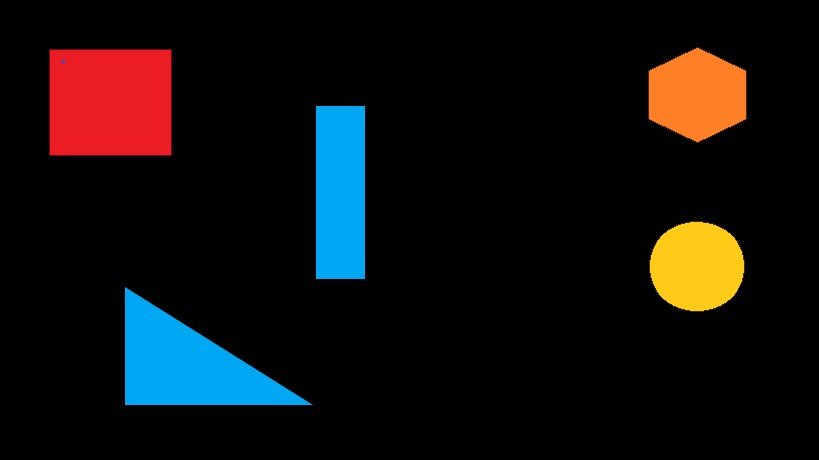
//> input picture shapes.jpg, 819 x 460 px
$ ./ShapeDetection shapes.jpg   (built with g++ and OpenCV 4)
//> lines starting //> are read from the running program, lines starting //| are printed output that depends on the picture; after the words box and inside, x2 and y2 are one past the last pixel; in counts of white or black regions, pixels touching at a corner belong together
//coding ShapeDetection.cpp from scratch
//importing various libraries
#include "opencv2/highgui/highgui.hpp"
#include "opencv2/imgproc/imgproc.hpp"
#include "opencv2/videoio.hpp"
#include <fstream>
#include <iostream>
#include "math.h"
#include "string.h"

//using all the namespaces to avoid writing cv::etc
using namespace cv;
using namespace std;

//writing main function
int main(int argc, char** argv)
{
  Mat src;
  Mat dst;
  Mat threshold;
  int vertices;
  String str;
  double epsilon, x, y, ratio;
  int side1, side2;
  Moments moment;
  src = imread(argv[1], CV_LOAD_IMAGE_COLOR);
//> src is the input picture: 460 rows x 819 cols, CV_8UC3; mean B, G, R 15.1, 15.7, 17.5
  cvtColor(src,dst, COLOR_BGR2GRAY);
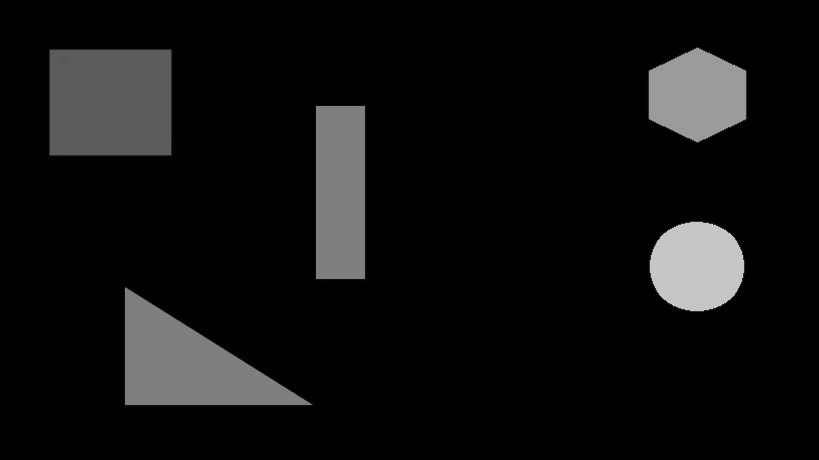
//> dst: 460 rows x 819 cols, CV_8UC1; min 0, max 208, mean 16.2
  blur(dst,dst, Size(3, 3), Point(-1,-1));
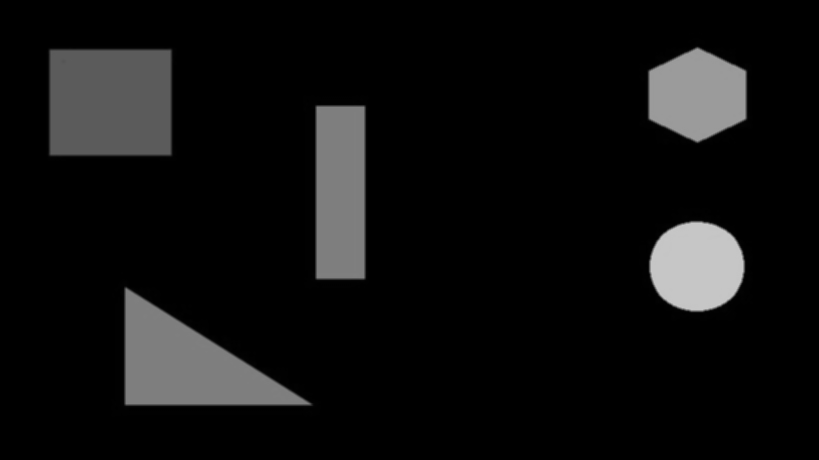
//> dst: 460 rows x 819 cols, CV_8UC1; 4.91% of pixels changed, all inside (x1, y1, x2, y2) = (46, 32, 753, 417)
  inRange(dst,20,255,threshold);
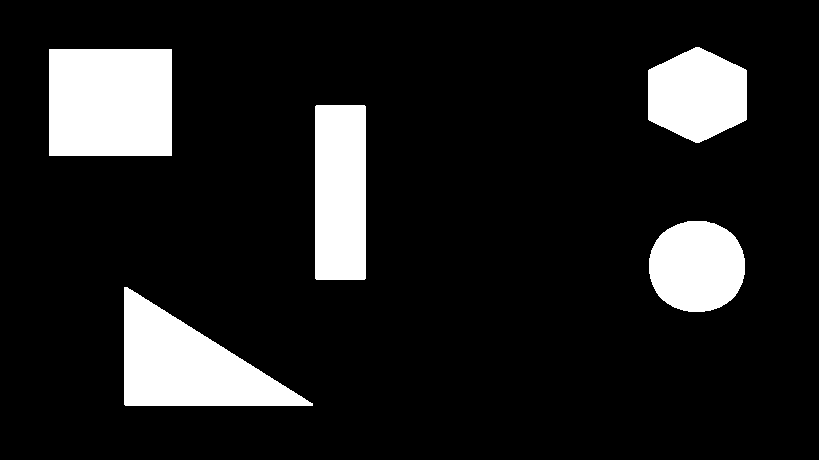
//> threshold: 460 rows x 819 cols, CV_8UC1; 12.8% white; 5 white regions
  vector<vector<Point> > contours;
  vector<vector<Point> > approximation;
  vector<Vec4i> hierarchy;
  findContours(threshold, contours, hierarchy, CV_RETR_TREE, CV_CHAIN_APPROX_SIMPLE, Point(0,0));
//> contours = 5 contours; box (x1, y1, x2, y2) and area: (49, 49, 172, 156) 12932, (124, 287, 313, 406) 11396, (315, 105, 366, 280) 8698, (648, 47, 747, 143) 7158, (649, 221, 745, 312) 6909
  findContours(threshold, approximation, hierarchy, CV_RETR_TREE, CV_CHAIN_APPROX_SIMPLE, Point(0,0));
//> approximation has the same summary as contours
  if(contours.size()>0)
  {
   	Scalar color = Scalar(0,255,0);
	  for(int i = 0; i < contours.size(); i++)
	  {
      double epsilon = 0.01*arcLength(contours[i], true);
      approxPolyDP(contours[i], approximation[i], epsilon, true);
      Rect boundRect = boundingRect(approximation[i]);
      drawContours(src, contours, i, color, 2, 8, hierarchy, 0, Point());
      moment = moments(contours[i]);
      x = moment.m10 / moment.m00; //center of polygon
      y = moment.m01 / moment.m00;
      vertices = approximation[i].size();
      if(vertices == 3) str = "Triangle";
      if(vertices == 4)
      {     //check for square
        ratio = (boundRect.tl().x-boundRect.br().x)/(boundRect.tl().y-boundRect.br().y);
        if(ratio > 0.95 && ratio < 1.05)
            str = "Square";
        else
            str = "Rectangle";
        }
      if(vertices == 5) str = "Pentagon";
      if(vertices == 6) str = "Hexagon";
      if(vertices == 7) str = "Septagon";
      if(vertices == 8) str = "Octagon";
      if(vertices == 9) str = "Nonagon";
      if(vertices > 9) str = "Circle";
      putText(src, str, Point(x,y), 1, 2, Scalar(255,0,0),2);
    }
//> this loop made 5 passes
//> (epsilon, boundRect, x, y, vertices, ratio) on passes 3 to 4: (4.46, Rect(315, 105, 51, 175), 340, 192, 4, 0), (4.56, Rect(49, 49, 123, 107), 110, 102, 4, 1)
//> (epsilon, boundRect, x, y, vertices) on passes 1, 2, 5: (5.43, Rect(124, 287, 189, 119), 187.5, 365.1, 3), (3.11, Rect(649, 223, 96, 89), 696.5, 266, 13), (3.32, Rect(648, 47, 99, 96), 697, 94.53, 6)
//> pass 1, `putText(src, str, Point(x,y), 1, 2, Scalar(255,0,0),2);`:
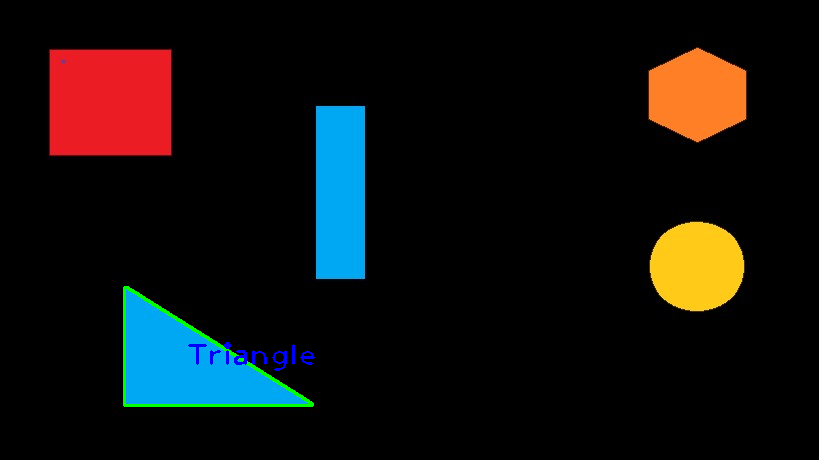
//> src: 460 rows x 819 cols, CV_8UC3; 0.65% of pixels changed, all inside (x1, y1, x2, y2) = (123, 286, 315, 407)
//> pass 2, `putText(src, str, Point(x,y), 1, 2, Scalar(255,0,0),2);`:
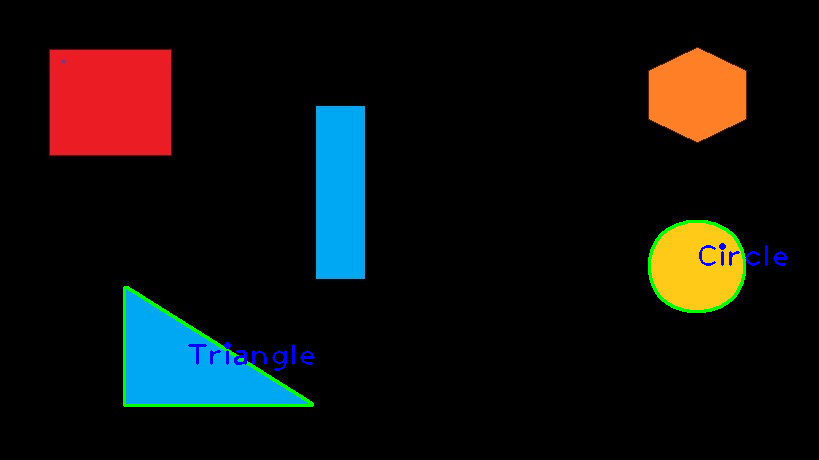
//> src: 460 rows x 819 cols, CV_8UC3; 0.4% of pixels changed, all inside (x1, y1, x2, y2) = (648, 220, 788, 313)
//> pass 3, `putText(src, str, Point(x,y), 1, 2, Scalar(255,0,0),2);`:
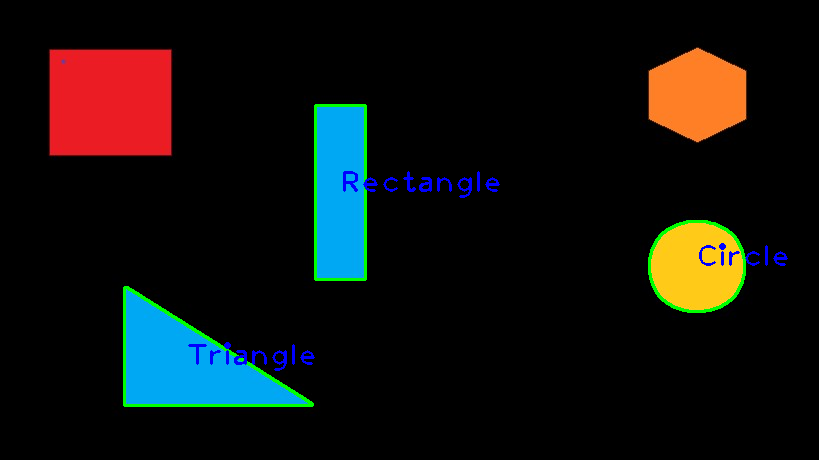
//> src: 460 rows x 819 cols, CV_8UC3; 0.61% of pixels changed, all inside (x1, y1, x2, y2) = (314, 104, 500, 281)
//> after the loop:
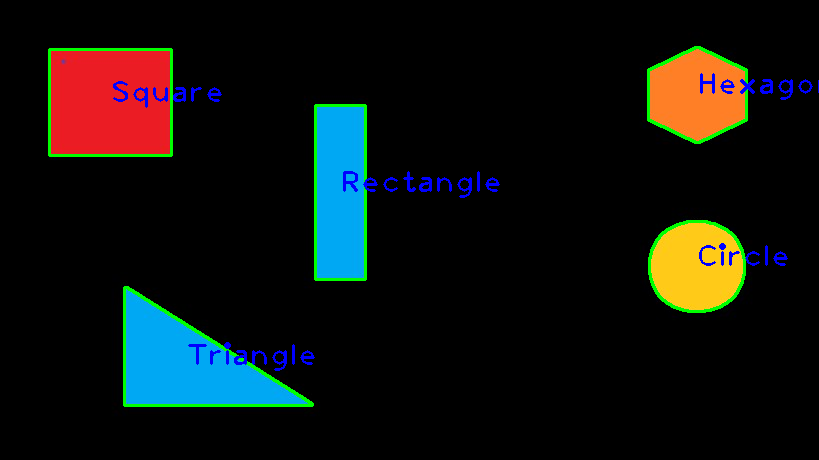
//> src: 460 rows x 819 cols, CV_8UC3; 1% of pixels changed, all inside (x1, y1, x2, y2) = (48, 46, 819, 157)
  }
  imshow("Output", src);
  waitKey(0);
}
